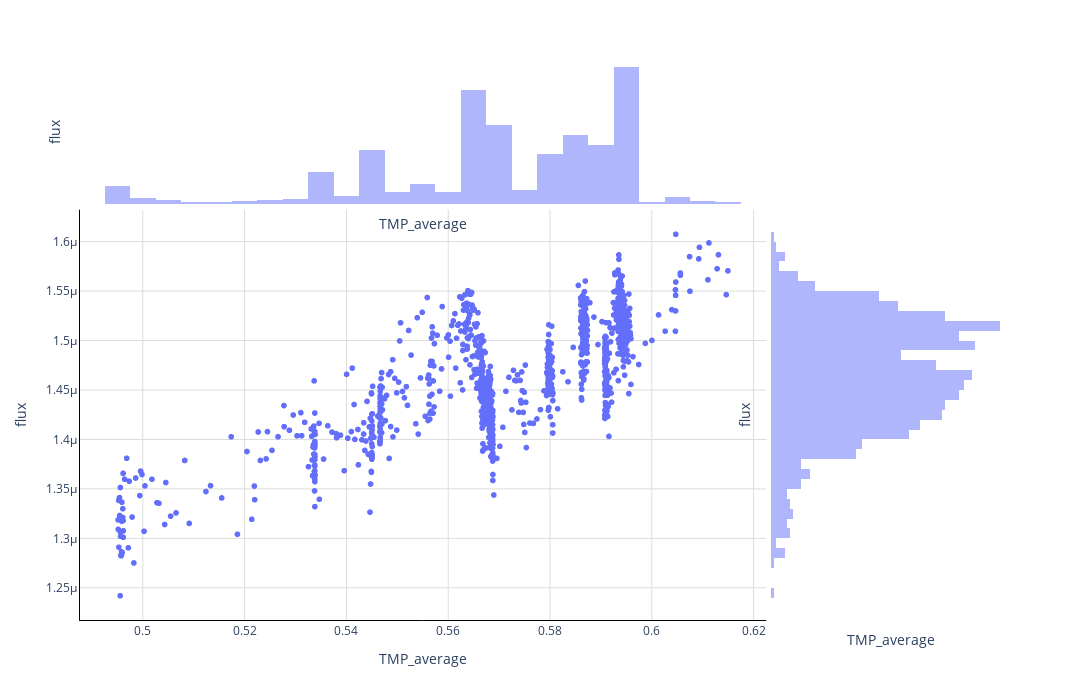

Notebook source saved alongside this figure:
### Code cell
fig =px.scatter(x=df_clean["TMP_average"]/1e5,  y=df_clean["flux"])
fig = px.scatter(x=df_clean["TMP_average"]/1e5,  y=df_clean["flux"], width=1200, height=700, marginal_x="histogram", marginal_y="histogram")
#fig.update_traces(mode="markers+lines", hovertemplate=None)
fig.update_layout(hovermode="x")
fig.update_xaxes(title_text="TMP_average")
fig.update_yaxes(title_text="flux")
fig.layout.yaxis.gridcolor = "#DBDDDB"
fig.layout.xaxis.gridcolor = "#DBDDDB"
fig.layout.yaxis.linecolor = "#000000"
fig.layout.xaxis.linecolor = "#000000"
fig.layout.plot_bgcolor = "#ffffff"
fig.show()

### Figure 1 — Plotly figure (JSON) as saved in the notebook; plotly's stock layout.template omitted (floating-point values rounded to 4 significant figures; data arrays with more than 128 entries replaced by an {"elided": "..."} marker saying what was removed)
{"data": [{"hovertemplate": "x=%{x}<br>y=%{y}<extra></extra>", "legendgroup": "", "marker": {"color": "#636efa", "symbol": "circle"}, "mode": "markers", "name": "", "showlegend": false, "type": "scattergl", "x": {"elided": "1100 float values"}, "xaxis": "x", "y": {"elided": "1100 float values"}, "yaxis": "y"}, {"bingroup": "x", "hovertemplate": "x=%{x}<br>count=%{y}<extra></extra>", "legendgroup": "", "marker": {"color": "#636efa"}, "name": "", "opacity": 0.5, "showlegend": false, "type": "histogram", "x": {"elided": "1100 float values"}, "xaxis": "x3", "yaxis": "y3"}, {"bingroup": "y", "hovertemplate": "y=%{y}<br>count=%{x}<extra></extra>", "legendgroup": "", "marker": {"color": "#636efa"}, "name": "", "opacity": 0.5, "showlegend": false, "type": "histogram", "xaxis": "x2", "y": {"elided": "1100 float values"}, "yaxis": "y2"}], "layout": {"barmode": "overlay", "height": 700, "hovermode": "x", "legend": {"tracegroupgap": 0}, "margin": {"t": 60}, "plot_bgcolor": "#ffffff", "width": 1200, "xaxis": {"anchor": "y", "domain": [0, 0.7363], "gridcolor": "#DBDDDB", "linecolor": "#000000", "title": {"text": "TMP_average"}}, "xaxis2": {"anchor": "y2", "domain": [0.7413, 1], "matches": "x2", "showgrid": true, "showline": false, "showticklabels": false, "ticks": "", "title": {"text": "TMP_average"}}, "xaxis3": {"anchor": "y3", "domain": [0, 0.7363], "matches": "x", "showgrid": true, "showticklabels": false, "title": {"text": "TMP_average"}}, "xaxis4": {"anchor": "y4", "domain": [0.7413, 1], "matches": "x2", "showgrid": true, "showline": false, "showticklabels": false, "ticks": "", "title": {"text": "TMP_average"}}, "yaxis": {"anchor": "x", "domain": [0, 0.7326], "gridcolor": "#DBDDDB", "linecolor": "#000000", "title": {"text": "flux"}}, "yaxis2": {"anchor": "x2", "domain": [0, 0.7326], "matches": "y", "showgrid": true, "showticklabels": false, "title": {"text": "flux"}}, "yaxis3": {"anchor": "x3", "domain": [0.7426, 1], "matches": "y3", "showgrid": true, "showline": false, "showticklabels": false, "ticks": "", "title": {"text": "flux"}}, "yaxis4": {"anchor": "x4", "domain": [0.7426, 1], "matches": "y3", "showgrid": true, "showline": false, "showticklabels": false, "ticks": "", "title": {"text": "flux"}}}}
